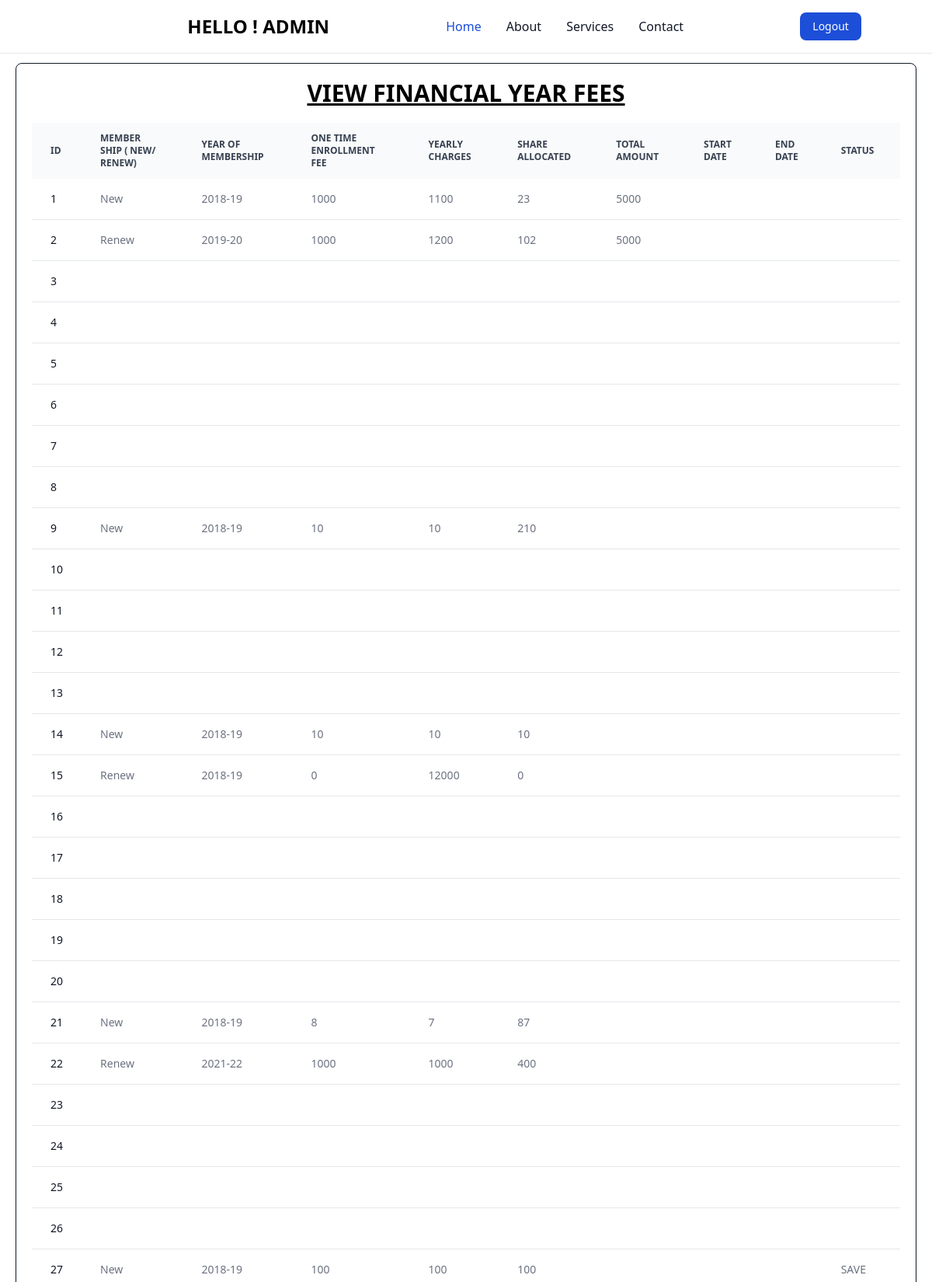
The page /search_year_table.php (signed in, upper part) on the database its author committed.
### tables this page shows
CREATE TABLE `financial_year_fees` (
  `id` int NOT NULL AUTO_INCREMENT,
  `membership_type` varchar(45) DEFAULT NULL,
  `year_of_membership` varchar(45) DEFAULT NULL,
  `one_time_enrollment` varchar(45) DEFAULT NULL,
  `yearly_charges` varchar(45) DEFAULT NULL,
  `share_allocated` varchar(45) DEFAULT NULL,
  `total_amount` varchar(45) DEFAULT NULL,
  `start_date` varchar(45) DEFAULT NULL,
  `end_date` varchar(45) DEFAULT NULL,
  `status` varchar(45) DEFAULT 'SAVE',
  `created_by` varchar(45) DEFAULT NULL,
  `created_date` varchar(45) DEFAULT NULL,
  `updated_by` varchar(45) DEFAULT NULL,
  `updated_date` varchar(45) DEFAULT NULL,
  PRIMARY KEY (`id`)
);

### search_year_table.php (the view, shortened to what this page needs)
<?php include("./navbar.php"); ?>
<?php
include("./db.php");
$conn = new mysqli($servername, $username, $password, $dbname);
$sql = "SELECT * FROM membership_project.financial_year_fees;";
$result = mysqli_query($conn, $sql);
?>
<!DOCTYPE html>
<html lang="en">
<head>
    <link href="https://cdn.jsdelivr.net/npm/tailwindcss@2.0.4/dist/tailwind.min.css" rel="stylesheet">
</head>
<body>
    <div id="create_section" class="mt-3 border border-gray-900 p-5 rounded-lg mx-5">
        <h1 class="text-center underline uppercase text-3xl mb-2 font-bold">View Financial Year Fees</h1>
        <div class="relative overflow-x-auto mt-5">
            <table class="w-full text-sm text-left rtl:text-right text-gray-500 dark:text-gray-400">
                <thead class="text-xs text-gray-700 uppercase bg-gray-50 dark:bg-gray-700 dark:text-gray-400">
                    <tr>
                        <th scope="col" class="px-6 py-3">
                            Id
                        </th>
                        <th scope="col" class="px-6 py-3">
                            Member
                            ship ( New/ Renew)
                        </th>
                        <th scope="col" class="px-6 py-3">
                            Year
                            of Membership
                        </th>
                        <th scope="col" class="px-6 py-3">
                            One Time
                            Enrollment fee
                        </th>
                        <th scope="col" class="px-6 py-3">
                            Yearly
                            Charges
                        </th>
                        <th scope="col" class="px-6 py-3">
                            Share Allocated
                        </th>
                        <th scope="col" class="px-6 py-3">
                            Total Amount
                        </th>
                        <th scope="col" class="px-6 py-3">
                            Start Date
                        </th>
                        <th scope="col" class="px-6 py-3">
                            End Date
                        </th>
                        <th scope="col" class="px-6 py-3">
                            Status
                        </th>
                    </tr>
                </thead>
                <tbody>
                    <?php
                    while ($row = mysqli_fetch_assoc($result)) {
                        ?>
                        <tr class="bg-white border-b dark:bg-gray-800 dark:border-gray-700">
                            <th scope="row" class="px-6 py-4 font-medium text-gray-900 whitespace-nowrap dark:text-white">
                                <?php echo $row['id'] ?>
                            </th>
                            <td class="px-6 py-4">
                                <?php echo $row['membership_type'] ?>
                            </td>
                            <td class="px-6 py-4">
                                <?php echo $row['year_of_membership'] ?>
                            </td>
                            <td class="px-6 py-4">
                                <?php echo $row['one_time_enrollment'] ?>
                            </td>
                            <td class="px-6 py-4">
                                <?php echo $row['yearly_charges'] ?>
                            </td>
                            <td class="px-6 py-4">
                                <?php echo $row['share_allocated'] ?>
                            </td>
                            <td class="px-6 py-4">
                                <?php echo $row['total_amount'] ?>
                            </td>
                            <td class="px-6 py-4">
                            </td>
                            <td class="px-6 py-4">
                            </td>
                            <td class="px-6 py-4">
                                <?php echo $row['status'] ?>
                            </td>
                        </tr>
                        <?php
                    }
                    ?>
                </tbody>
            </table>
        </div>
    </div>
</body>
</html>

### rows shown on the page
financial_year_fees: id "1", membership_type "New", year_of_membership "2018-19", one_time_enrollment "1000", yearly_charges "1100", share_allocated "23", total_amount "5000"
financial_year_fees: id "2", membership_type "Renew", year_of_membership "2019-20", one_time_enrollment "1000", yearly_charges "1200", share_allocated "102", total_amount "5000"
financial_year_fees: id "3"
financial_year_fees: id "4"
financial_year_fees: id "5"
financial_year_fees: id "6"
financial_year_fees: id "7"
financial_year_fees: id "8"
financial_year_fees: id "9", membership_type "New", year_of_membership "2018-19", one_time_enrollment "10", yearly_charges "10", share_allocated "210"
financial_year_fees: id "10"
financial_year_fees: id "11"
financial_year_fees: id "12"
financial_year_fees: id "13"
financial_year_fees: id "14", membership_type "New", year_of_membership "2018-19", one_time_enrollment "10", yearly_charges "10", share_allocated "10"
financial_year_fees: id "15", membership_type "Renew", year_of_membership "2018-19", one_time_enrollment "0", yearly_charges "12000", share_allocated "0"
financial_year_fees: id "16"
financial_year_fees: id "17"
financial_year_fees: id "18"
financial_year_fees: id "19"
financial_year_fees: id "20"
financial_year_fees: id "21", membership_type "New", year_of_membership "2018-19", one_time_enrollment "8", yearly_charges "7", share_allocated "87"
financial_year_fees: id "22", membership_type "Renew", year_of_membership "2021-22", one_time_enrollment "1000", yearly_charges "1000", share_allocated "400"
financial_year_fees: id "23"
financial_year_fees: id "24"
financial_year_fees: id "25"
financial_year_fees: id "26"
financial_year_fees: id "27", membership_type "New", year_of_membership "2018-19", one_time_enrollment "100", yearly_charges "100", share_allocated "100", status "SAVE"

### other values the page prints
$_SESSION["username"] "ADMIN"
